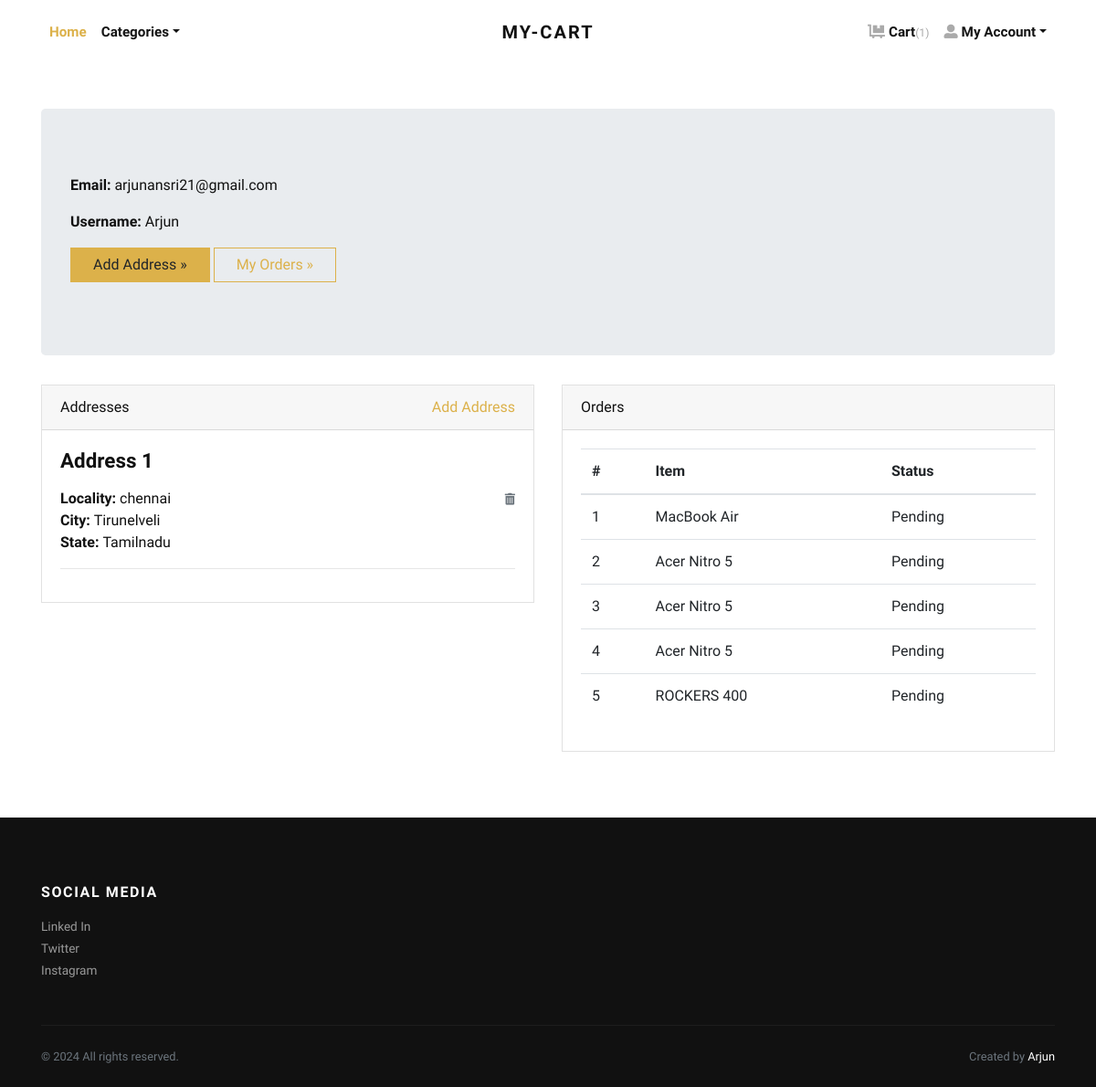
The page /accounts/profile/ (signed in) on the database its author committed.
### store/models.py (models this page shows, shortened)
class Address(models.Model):
    user = models.ForeignKey(User, verbose_name="User", on_delete=models.CASCADE)
    locality = models.CharField(max_length=150, verbose_name="Nearest Location")
    city = models.CharField(max_length=150, verbose_name="City")
    state = models.CharField(max_length=150, verbose_name="State")

class Order(models.Model):
    user = models.ForeignKey(User, verbose_name="User", on_delete=models.CASCADE)
    address = models.ForeignKey(Address, verbose_name="Shipping Address", on_delete=models.CASCADE)
    product = models.ForeignKey(Product, verbose_name="Product", on_delete=models.CASCADE)
    quantity = models.PositiveIntegerField(verbose_name="Quantity")
    ordered_date = models.DateTimeField(auto_now_add=True, verbose_name="Ordered Date")
    status = models.CharField(
        choices=STATUS_CHOICES,
        max_length=50,
        default="Pending"
        )

class Product(models.Model):
    title = models.CharField(max_length=150, verbose_name="Product Title")
    slug = models.SlugField(max_length=160, verbose_name="Product Slug")
    sku = models.CharField(max_length=255, unique=True, verbose_name="Unique Product ID (SKU)")
    short_description = models.TextField(verbose_name="Short Description")
    detail_description = models.TextField(blank=True, null=True, verbose_name="Detail Description")
    product_image = models.ImageField(upload_to='product', blank=True, null=True, verbose_name="Product Image")
    oldprice = models.DecimalField(max_digits=8, decimal_places=2, null=True, blank=True)
    price = models.DecimalField(max_digits=8, decimal_places=2)
    category = models.ForeignKey(Category, verbose_name="Product Categoy", on_delete=models.CASCADE)
    is_active = models.BooleanField(verbose_name="Is Active?")
    is_available = models.BooleanField(verbose_name="Is Available?", default=True)
    is_featured = models.BooleanField(verbose_name="Is Featured?")
    offer_percentage = models.PositiveIntegerField(default=0, verbose_name="Offer Percentage")
    created_at = models.DateTimeField(auto_now_add=True, verbose_name="Created Date")
    updated_at = models.DateTimeField(auto_now=True, verbose_name="Updated Date")
    class Meta:
        verbose_name_plural = 'Products'
        ordering = ('-created_at', )

### store/views.py (the view)
# urls.py: path('accounts/profile/', views.profile, name="profile"),
@login_required
def profile(request):
    addresses = Address.objects.filter(user=request.user)
    orders = Order.objects.filter(user=request.user)
    return render(request, 'account/profile.html', {'addresses':addresses, 'orders':orders})

### store/context_preprocessors.py (called while the page is built)
def store_menu(request):
    categories = Category.objects.filter(is_active=True)
    context = {
        'categories_menu': categories,
    }
    return context

def cart_menu(request):
    if request.user.is_authenticated:
        cart_items= Cart.objects.filter(user=request.user)
        context = {
            'cart_items': cart_items,
        }
    else:
        context = {}
    return context

### templates/account/profile.html (shortened to what this page needs)
{% extends 'base.html' %}
{% load static %}
    {% block content %}
      <div class="container py-5">
        <div class="jumbotron">
          <p><strong>Email:</strong> {{request.user.email}}</p>
          <p><strong>Username:</strong> {{request.user.username}}</p>
          <p><a class="btn btn-primary btn-large" href="{% url 'store:add-address' %}">Add Address »</a> <a class="btn btn-outline-primary btn-large" href="{% url 'store:orders' %}">My Orders »</a></p>
        </div>
        <div class="row">
          <div class="col-lg-6">
            <div class="card mb-4" id="headings">
              <div class="card-header">Addresses <span class="float-right"><a href="{% url 'store:add-address' %}">Add Address</a></span></div>
              <div class="card-body">
                {% if addresses %}
                    {% for address in addresses %}
                        <h4 class="mb-3">Address {{forloop.counter}}</h4>
                        <span class="float-right"><a href="{% url 'store:remove-address' address.id %}"><i class="fas fa-trash-alt small text-muted"></i></a></span>
                        <p>
                            <strong>Locality: </strong>{{address.locality}} <br>
                            <strong>City: </strong>{{address.city}} <br>
                            <strong>State: </strong>{{address.state}} <br>
                        </p>
                        <hr>
                    {% endfor %}
                {% else %}
                <div class="text-danger">
                  Address not Added.
                </div>
                {% endif %}
              </div>
            </div>
          </div>
          <div class="col-lg-6">
            <div class="card mb-4" id="tables">
              <div class="card-header">Orders</div>
              <div class="card-body">
                <table class="table table-hover">
                  <thead>
                    <tr>
                      <th>#</th>
                      <th>Item</th>
                      <th>Status</th>
                    </tr>
                  </thead>
                  <tbody>
                    {% if orders %}
                      {% for order in orders %}
                        <tr>
                          <td>{{forloop.counter}}</td>
                          <td>{{order.product.title}}</td>
                          <td>
                            {{order.status}}
                          </td>
                        </tr>
                      {% endfor %}
                    {% else %}
                    <tr>
                      <td class="text-danger" colspan="3">You've not Ordered anything yet.</td>
                    </tr>
                    {% endif %}
                  </tbody>
                </table>
              </div>
            </div>
          </div>
        </div>
      </div>
{% endblock content %}

### core/static/css/style.default.css (style rules this page uses)
strong { font-weight: 700; }
.btn { font-weight: 400; border: 1px solid transparent; font-family: inherit; padding: 0.375rem 1.5rem; font-size: 1rem; line-height: 1.5; border-radius: 0; transition: color 0.15s ease-in-out, background-color 0.15s ease-in-out, border-color 0.15s ease-in-out, box-shadow 0.15s ease-in-out; }
.btn-primary { color: #212529; background-color: #dcb14a; border-color: #dcb14a; }
.btn-outline-primary { color: #dcb14a; background-color: transparent; background-image: none; border-color: #dcb14a; }
body { font-family: "Libre Franklin", sans-serif; font-size: 1rem; font-weight: 400; line-height: 1.5; color: #111111; background-color: #fff; }
a { color: #dcb14a; text-decoration: none; }
h1, h2, h3, h4, h5, h6, .h1, .h2, .h3, .h4, .h5, .h6 { margin-bottom: 0.5rem; font-family: inherit; font-weight: 900; line-height: 1.2; color: inherit; }
h4, .h4 { font-size: 1.4rem; }
hr { border-top: 1px solid rgba(17, 17, 17, 0.1); }
small, .small { font-size: 80%; font-weight: 400; }
.card { background-color: #fff; border: 1px solid rgba(17, 17, 17, 0.125); border-radius: 0; }
.card-body { padding: 1.25rem; }
.card-header { padding: 0.75rem 1.25rem; background-color: rgba(17, 17, 17, 0.03); border-bottom: 1px solid rgba(17, 17, 17, 0.125); }
.card-header:first-child { border-radius: calc(0 - 1px) calc(0 - 1px) 0 0; }

### rows shown on the page
Address: locality "chennai", city "Tirunelveli", state "Tamilnadu"
Order: product "MacBook Air", status "Pending"
Order: product "Acer Nitro 5", status "Pending"
Order: product "Acer Nitro 5", status "Pending"
Order: product "Acer Nitro 5", status "Pending"
Order: product "ROCKERS 400", status "Pending"

### other values the page prints
{{ cart_items.count }} "1"
{{ request.user.email }} "arjunansri21@gmail.com"
{{ request.user.username }} "Arjun"
